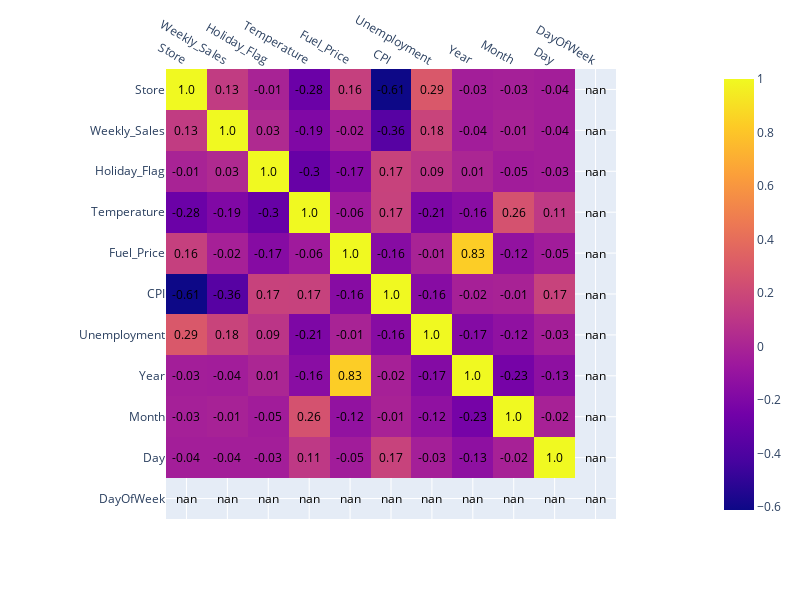

Source (notebook cell):
### Code cell
corr = df.corr()
fig = px.imshow(corr)

# Ajouter les valeurs de corrélation dans les carrés
for y in range(corr.shape[0]):
    for x in range(corr.shape[1]):
        fig.add_annotation(x=x, y=y, 
                           text=str(round(corr.iloc[y, x], 2)), 
                           showarrow=False, 
                           font=dict(color="black"))


# Ajuster la mise en page pour une meilleure lisibilité
fig.update_layout(
        xaxis=dict(side="top"),
        width=800,  # Largeur de la figure en pixels
        height=600)  # Hauteur de la figure en pixels

fig.show()

### Figure 1 — Plotly figure (JSON) as saved in the notebook; plotly's stock layout.template omitted (floating-point values rounded to 4 significant figures)
{"data": [{"coloraxis": "coloraxis", "hovertemplate": "x: %{x}<br>y: %{y}<br>color: %{z}<extra></extra>", "name": "0", "type": "heatmap", "x": ["Store", "Weekly_Sales", "Holiday_Flag", "Temperature", "Fuel_Price", "CPI", "Unemployment", "Year", "Month", "Day", "DayOfWeek"], "xaxis": "x", "y": ["Store", "Weekly_Sales", "Holiday_Flag", "Temperature", "Fuel_Price", "CPI", "Unemployment", "Year", "Month", "Day", "DayOfWeek"], "yaxis": "y", "z": [[1, 0.1306, -0.006015, -0.2825, 0.1574, -0.6106, 0.2894, -0.03455, -0.0257, -0.03671, null], [0.1306, 1, 0.03063, -0.1928, -0.02194, -0.3606, 0.1755, -0.04032, -0.01299, -0.03644, null], [-0.006015, 0.03063, 1, -0.2974, -0.1682, 0.1691, 0.09482, 0.007933, -0.04546, -0.03454, null], [-0.2825, -0.1928, -0.2974, 1, -0.05838, 0.1664, -0.2052, -0.1558, 0.2584, 0.1141, null], [0.1574, -0.02194, -0.1682, -0.05838, 1, -0.1611, -0.006823, 0.834, -0.115, -0.04533, null], [-0.6106, -0.3606, 0.1691, 0.1664, -0.1611, 1, -0.1645, -0.02159, -0.009631, 0.1746, null], [0.2894, 0.1755, 0.09482, -0.2052, -0.006823, -0.1645, 1, -0.1744, -0.1245, -0.03078, null], [-0.03455, -0.04032, 0.007933, -0.1558, 0.834, -0.02159, -0.1744, 1, -0.2348, -0.1342, null], [-0.0257, -0.01299, -0.04546, 0.2584, -0.115, -0.009631, -0.1245, -0.2348, 1, -0.01549, null], [-0.03671, -0.03644, -0.03454, 0.1141, -0.04533, 0.1746, -0.03078, -0.1342, -0.01549, 1, null], [null, null, null, null, null, null, null, null, null, null, null]]}], "layout": {"annotations": [{"font": {"color": "black"}, "showarrow": false, "text": "1.0", "x": 0, "y": 0}, {"font": {"color": "black"}, "showarrow": false, "text": "0.13", "x": 1, "y": 0}, {"font": {"color": "black"}, "showarrow": false, "text": "-0.01", "x": 2, "y": 0}, {"font": {"color": "black"}, "showarrow": false, "text": "-0.28", "x": 3, "y": 0}, {"font": {"color": "black"}, "showarrow": false, "text": "0.16", "x": 4, "y": 0}, {"font": {"color": "black"}, "showarrow": false, "text": "-0.61", "x": 5, "y": 0}, {"font": {"color": "black"}, "showarrow": false, "text": "0.29", "x": 6, "y": 0}, {"font": {"color": "black"}, "showarrow": false, "text": "-0.03", "x": 7, "y": 0}, {"font": {"color": "black"}, "showarrow": false, "text": "-0.03", "x": 8, "y": 0}, {"font": {"color": "black"}, "showarrow": false, "text": "-0.04", "x": 9, "y": 0}, {"font": {"color": "black"}, "showarrow": false, "text": "nan", "x": 10, "y": 0}, {"font": {"color": "black"}, "showarrow": false, "text": "0.13", "x": 0, "y": 1}, {"font": {"color": "black"}, "showarrow": false, "text": "1.0", "x": 1, "y": 1}, {"font": {"color": "black"}, "showarrow": false, "text": "0.03", "x": 2, "y": 1}, {"font": {"color": "black"}, "showarrow": false, "text": "-0.19", "x": 3, "y": 1}, {"font": {"color": "black"}, "showarrow": false, "text": "-0.02", "x": 4, "y": 1}, {"font": {"color": "black"}, "showarrow": false, "text": "-0.36", "x": 5, "y": 1}, {"font": {"color": "black"}, "showarrow": false, "text": "0.18", "x": 6, "y": 1}, {"font": {"color": "black"}, "showarrow": false, "text": "-0.04", "x": 7, "y": 1}, {"font": {"color": "black"}, "showarrow": false, "text": "-0.01", "x": 8, "y": 1}, {"font": {"color": "black"}, "showarrow": false, "text": "-0.04", "x": 9, "y": 1}, {"font": {"color": "black"}, "showarrow": false, "text": "nan", "x": 10, "y": 1}, {"font": {"color": "black"}, "showarrow": false, "text": "-0.01", "x": 0, "y": 2}, {"font": {"color": "black"}, "showarrow": false, "text": "0.03", "x": 1, "y": 2}, {"font": {"color": "black"}, "showarrow": false, "text": "1.0", "x": 2, "y": 2}, {"font": {"color": "black"}, "showarrow": false, "text": "-0.3", "x": 3, "y": 2}, {"font": {"color": "black"}, "showarrow": false, "text": "-0.17", "x": 4, "y": 2}, {"font": {"color": "black"}, "showarrow": false, "text": "0.17", "x": 5, "y": 2}, {"font": {"color": "black"}, "showarrow": false, "text": "0.09", "x": 6, "y": 2}, {"font": {"color": "black"}, "showarrow": false, "text": "0.01", "x": 7, "y": 2}, {"font": {"color": "black"}, "showarrow": false, "text": "-0.05", "x": 8, "y": 2}, {"font": {"color": "black"}, "showarrow": false, "text": "-0.03", "x": 9, "y": 2}, {"font": {"color": "black"}, "showarrow": false, "text": "nan", "x": 10, "y": 2}, {"font": {"color": "black"}, "showarrow": false, "text": "-0.28", "x": 0, "y": 3}, {"font": {"color": "black"}, "showarrow": false, "text": "-0.19", "x": 1, "y": 3}, {"font": {"color": "black"}, "showarrow": false, "text": "-0.3", "x": 2, "y": 3}, {"font": {"color": "black"}, "showarrow": false, "text": "1.0", "x": 3, "y": 3}, {"font": {"color": "black"}, "showarrow": false, "text": "-0.06", "x": 4, "y": 3}, {"font": {"color": "black"}, "showarrow": false, "text": "0.17", "x": 5, "y": 3}, {"font": {"color": "black"}, "showarrow": false, "text": "-0.21", "x": 6, "y": 3}, {"font": {"color": "black"}, "showarrow": false, "text": "-0.16", "x": 7, "y": 3}, {"font": {"color": "black"}, "showarrow": false, "text": "0.26", "x": 8, "y": 3}, {"font": {"color": "black"}, "showarrow": false, "text": "0.11", "x": 9, "y": 3}, {"font": {"color": "black"}, "showarrow": false, "text": "nan", "x": 10, "y": 3}, {"font": {"color": "black"}, "showarrow": false, "text": "0.16", "x": 0, "y": 4}, {"font": {"color": "black"}, "showarrow": false, "text": "-0.02", "x": 1, "y": 4}, {"font": {"color": "black"}, "showarrow": false, "text": "-0.17", "x": 2, "y": 4}, {"font": {"color": "black"}, "showarrow": false, "text": "-0.06", "x": 3, "y": 4}, {"font": {"color": "black"}, "showarrow": false, "text": "1.0", "x": 4, "y": 4}, {"font": {"color": "black"}, "showarrow": false, "text": "-0.16", "x": 5, "y": 4}, {"font": {"color": "black"}, "showarrow": false, "text": "-0.01", "x": 6, "y": 4}, {"font": {"color": "black"}, "showarrow": false, "text": "0.83", "x": 7, "y": 4}, {"font": {"color": "black"}, "showarrow": false, "text": "-0.12", "x": 8, "y": 4}, {"font": {"color": "black"}, "showarrow": false, "text": "-0.05", "x": 9, "y": 4}, {"font": {"color": "black"}, "showarrow": false, "text": "nan", "x": 10, "y": 4}, {"font": {"color": "black"}, "showarrow": false, "text": "-0.61", "x": 0, "y": 5}, {"font": {"color": "black"}, "showarrow": false, "text": "-0.36", "x": 1, "y": 5}, {"font": {"color": "black"}, "showarrow": false, "text": "0.17", "x": 2, "y": 5}, {"font": {"color": "black"}, "showarrow": false, "text": "0.17", "x": 3, "y": 5}, {"font": {"color": "black"}, "showarrow": false, "text": "-0.16", "x": 4, "y": 5}, {"font": {"color": "black"}, "showarrow": false, "text": "1.0", "x": 5, "y": 5}, {"font": {"color": "black"}, "showarrow": false, "text": "-0.16", "x": 6, "y": 5}, {"font": {"color": "black"}, "showarrow": false, "text": "-0.02", "x": 7, "y": 5}, {"font": {"color": "black"}, "showarrow": false, "text": "-0.01", "x": 8, "y": 5}, {"font": {"color": "black"}, "showarrow": false, "text": "0.17", "x": 9, "y": 5}, {"font": {"color": "black"}, "showarrow": false, "text": "nan", "x": 10, "y": 5}, {"font": {"color": "black"}, "showarrow": false, "text": "0.29", "x": 0, "y": 6}, {"font": {"color": "black"}, "showarrow": false, "text": "0.18", "x": 1, "y": 6}, {"font": {"color": "black"}, "showarrow": false, "text": "0.09", "x": 2, "y": 6}, {"font": {"color": "black"}, "showarrow": false, "text": "-0.21", "x": 3, "y": 6}, {"font": {"color": "black"}, "showarrow": false, "text": "-0.01", "x": 4, "y": 6}, {"font": {"color": "black"}, "showarrow": false, "text": "-0.16", "x": 5, "y": 6}, {"font": {"color": "black"}, "showarrow": false, "text": "1.0", "x": 6, "y": 6}, {"font": {"color": "black"}, "showarrow": false, "text": "-0.17", "x": 7, "y": 6}, {"font": {"color": "black"}, "showarrow": false, "text": "-0.12", "x": 8, "y": 6}, {"font": {"color": "black"}, "showarrow": false, "text": "-0.03", "x": 9, "y": 6}, {"font": {"color": "black"}, "showarrow": false, "text": "nan", "x": 10, "y": 6}, {"font": {"color": "black"}, "showarrow": false, "text": "-0.03", "x": 0, "y": 7}, {"font": {"color": "black"}, "showarrow": false, "text": "-0.04", "x": 1, "y": 7}, {"font": {"color": "black"}, "showarrow": false, "text": "0.01", "x": 2, "y": 7}, {"font": {"color": "black"}, "showarrow": false, "text": "-0.16", "x": 3, "y": 7}, {"font": {"color": "black"}, "showarrow": false, "text": "0.83", "x": 4, "y": 7}, {"font": {"color": "black"}, "showarrow": false, "text": "-0.02", "x": 5, "y": 7}, {"font": {"color": "black"}, "showarrow": false, "text": "-0.17", "x": 6, "y": 7}, {"font": {"color": "black"}, "showarrow": false, "text": "1.0", "x": 7, "y": 7}, {"font": {"color": "black"}, "showarrow": false, "text": "-0.23", "x": 8, "y": 7}, {"font": {"color": "black"}, "showarrow": false, "text": "-0.13", "x": 9, "y": 7}, {"font": {"color": "black"}, "showarrow": false, "text": "nan", "x": 10, "y": 7}, {"font": {"color": "black"}, "showarrow": false, "text": "-0.03", "x": 0, "y": 8}, {"font": {"color": "black"}, "showarrow": false, "text": "-0.01", "x": 1, "y": 8}, {"font": {"color": "black"}, "showarrow": false, "text": "-0.05", "x": 2, "y": 8}, {"font": {"color": "black"}, "showarrow": false, "text": "0.26", "x": 3, "y": 8}, {"font": {"color": "black"}, "showarrow": false, "text": "-0.12", "x": 4, "y": 8}, {"font": {"color": "black"}, "showarrow": false, "text": "-0.01", "x": 5, "y": 8}, {"font": {"color": "black"}, "showarrow": false, "text": "-0.12", "x": 6, "y": 8}, {"font": {"color": "black"}, "showarrow": false, "text": "-0.23", "x": 7, "y": 8}, {"font": {"color": "black"}, "showarrow": false, "text": "1.0", "x": 8, "y": 8}, {"font": {"color": "black"}, "showarrow": false, "text": "-0.02", "x": 9, "y": 8}, {"font": {"color": "black"}, "showarrow": false, "text": "nan", "x": 10, "y": 8}, {"font": {"color": "black"}, "showarrow": false, "text": "-0.04", "x": 0, "y": 9}, {"font": {"color": "black"}, "showarrow": false, "text": "-0.04", "x": 1, "y": 9}, {"font": {"color": "black"}, "showarrow": false, "text": "-0.03", "x": 2, "y": 9}, {"font": {"color": "black"}, "showarrow": false, "text": "0.11", "x": 3, "y": 9}, {"font": {"color": "black"}, "showarrow": false, "text": "-0.05", "x": 4, "y": 9}, {"font": {"color": "black"}, "showarrow": false, "text": "0.17", "x": 5, "y": 9}, {"font": {"color": "black"}, "showarrow": false, "text": "-0.03", "x": 6, "y": 9}, {"font": {"color": "black"}, "showarrow": false, "text": "-0.13", "x": 7, "y": 9}, {"font": {"color": "black"}, "showarrow": false, "text": "-0.02", "x": 8, "y": 9}, {"font": {"color": "black"}, "showarrow": false, "text": "1.0", "x": 9, "y": 9}, {"font": {"color": "black"}, "showarrow": false, "text": "nan", "x": 10, "y": 9}, {"font": {"color": "black"}, "showarrow": false, "text": "nan", "x": 0, "y": 10}, {"font": {"color": "black"}, "showarrow": false, "text": "nan", "x": 1, "y": 10}, {"font": {"color": "black"}, "showarrow": false, "text": "nan", "x": 2, "y": 10}, {"font": {"color": "black"}, "showarrow": false, "text": "nan", "x": 3, "y": 10}, {"font": {"color": "black"}, "showarrow": false, "text": "nan", "x": 4, "y": 10}, {"font": {"color": "black"}, "showarrow": false, "text": "nan", "x": 5, "y": 10}, {"font": {"color": "black"}, "showarrow": false, "text": "nan", "x": 6, "y": 10}, {"font": {"color": "black"}, "showarrow": false, "text": "nan", "x": 7, "y": 10}, {"font": {"color": "black"}, "showarrow": false, "text": "nan", "x": 8, "y": 10}, {"font": {"color": "black"}, "showarrow": false, "text": "nan", "x": 9, "y": 10}, {"font": {"color": "black"}, "showarrow": false, "text": "nan", "x": 10, "y": 10}], "coloraxis": {"colorscale": [[0, "#0d0887"], [0.1111, "#46039f"], [0.2222, "#7201a8"], [0.3333, "#9c179e"], [0.4444, "#bd3786"], [0.5556, "#d8576b"], [0.6667, "#ed7953"], [0.7778, "#fb9f3a"], [0.8889, "#fdca26"], [1, "#f0f921"]]}, "height": 600, "margin": {"t": 60}, "width": 800, "xaxis": {"anchor": "y", "constrain": "domain", "domain": [0, 1], "scaleanchor": "y", "side": "top"}, "yaxis": {"anchor": "x", "autorange": "reversed", "constrain": "domain", "domain": [0, 1]}}}
